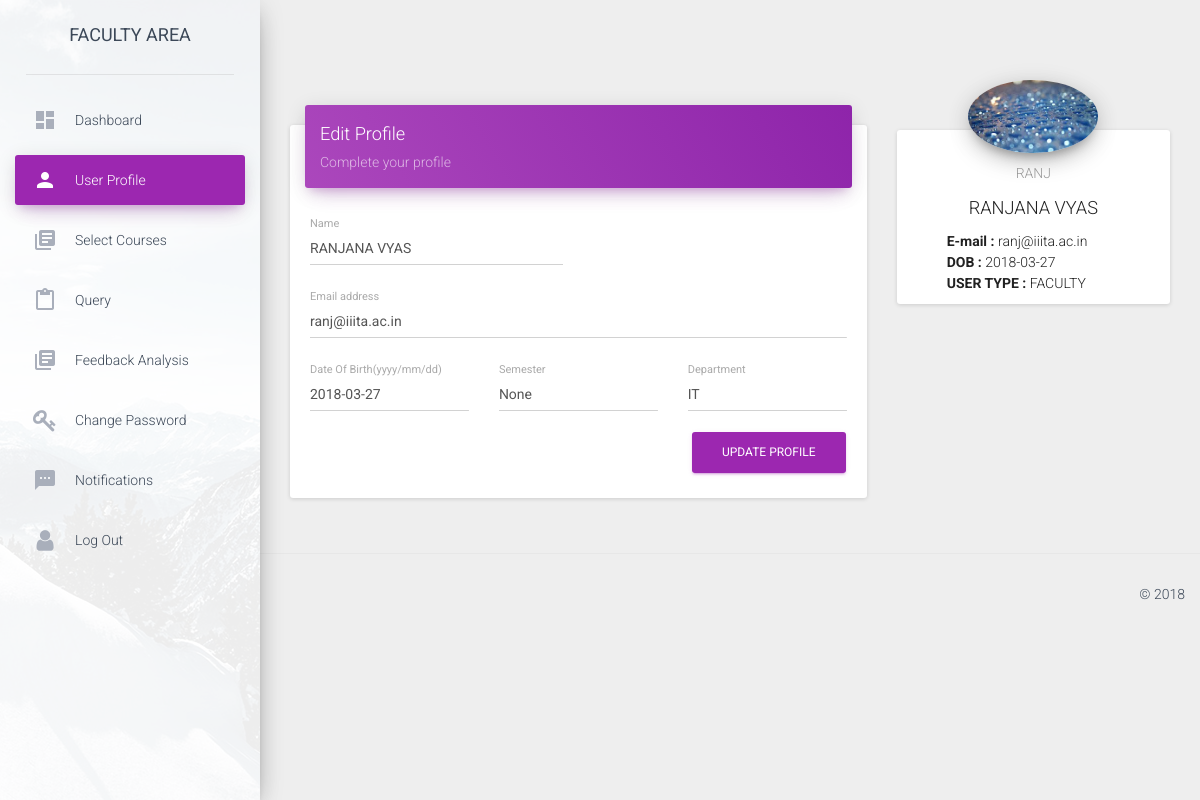
The app's page /profile/1 (signed in), older data.
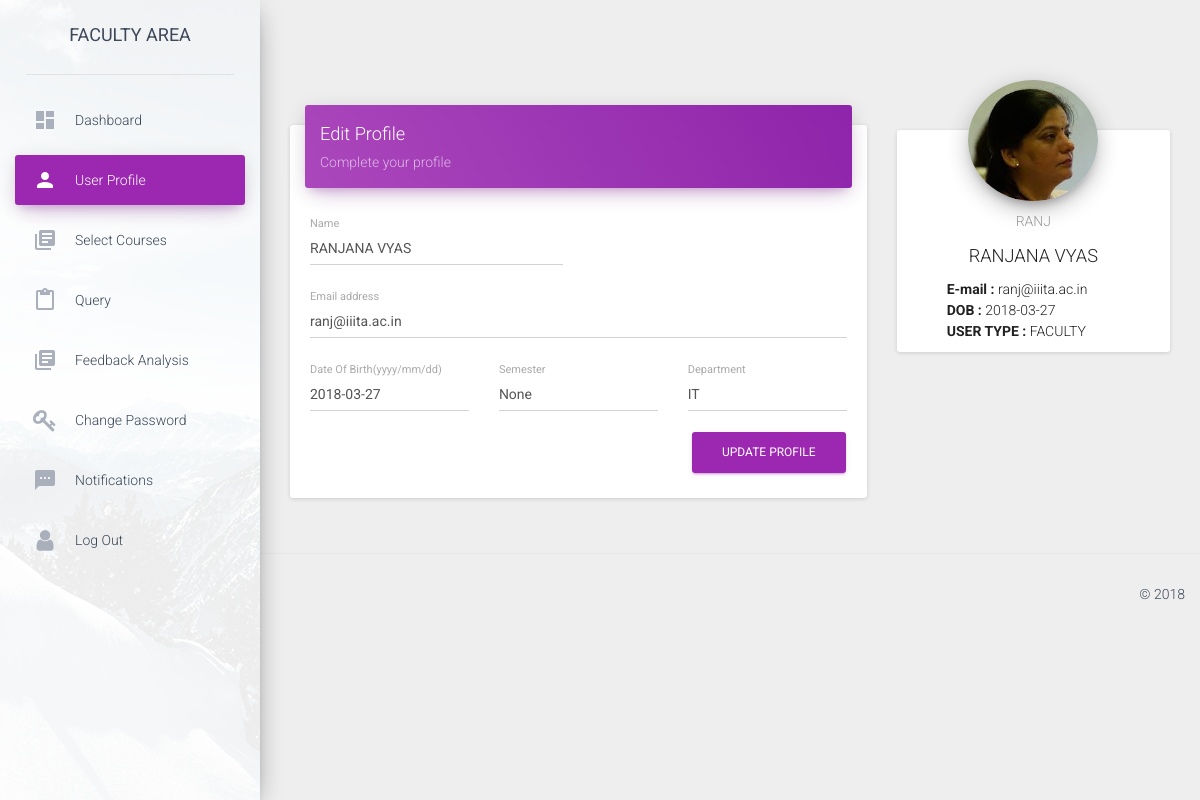
The same page, newer data.
### app.py (models this page shows)
class users(db.Model):
	__tablename__ = 'users'
	column_display_pk = True
	email = db.Column(db.String(40),primary_key=True)
	username = db.Column(db.String(40))
	name = db.Column(db.String(50))
	dob = db.Column(db.Date())
	password = db.Column(db.String(50))
	type1 = db.Column(db.String(20))
	semester = db.Column(db.Integer)
	department = db.Column(db.String(30))
	is_active = db.Column(db.Integer)
	secret_key = db.Column(db.Integer)
	image_link = db.Column(db.String(200))

### app.py (the view)
@app.route('/profile/<id>',methods = ['GET','POST'])
def profile(id=None):
	global current,type1
	message=None
	img=None
	if session.get('logged_in') :
		if request.method == 'GET':
			conn = sqlite3.connect('students.sqlite3')
			cur = conn.cursor()
			cur.execute("SELECT * FROM users WHERE username = (?)",(current,))
			users = cur.fetchone()
			cur.execute("SELECT * FROM query WHERE useremail = (?) and seen = (?) and reply_to_query != (?)",(current+"@iiita.ac.in",0,'None'))
			notifications = cur.fetchall()
			if notifications==[]:
				notifications=None
			conn.close()
			print(type1)
			return render_template("user.html",type1=type1,users=users,notifications=notifications,message=message)
		if request.method == 'POST':
			conn = sqlite3.connect('students.sqlite3')
			cur = conn.cursor()
			nm = request.form.get('name',)
			email=request.form.get('mail',)
			dob = str(request.form.get('dob',))
			sem = request.form.get('sem',)
			depart = request.form.get('depart',)
			file = request.files['file']
			if file.filename == '':
				flash('No selected file')
				return redirect(url_for('profile',id=current))
			if file:
				filename = secure_filename(file.filename)
				file.save(os.path.join(app.config['UPLOAD_FOLDER'], filename))
				img = "../upload/"+filename
			message = "profile editied successfully"
			cur.execute("UPDATE users SET name = (?) , dob = (?) , semester = (?) , department = (?), image_link = (?) WHERE username = (?)",(nm,dob,sem,depart,img,current,))
			conn.commit()
			cur.execute("SELECT * FROM users WHERE username = (?)",(current,))
			users = cur.fetchone()
			cur.execute("SELECT * FROM query WHERE useremail = (?) and seen = (?)",(id+"@iiita.ac.in",0,))
			notifications = cur.fetchall()
			if notifications==[]:
				notifications=None
			conn.close()
			return render_template("user.html",type1=type1,users=users,notifications=notifications,message=message)
	return redirect(url_for('login'))

### templates/user.html (shortened to what the changed rows need)
<!doctype html>
<html lang="en">
<head>
    <link href="../static/css/bootstrap.min.css" rel="stylesheet" />
    <link href="../static/css/material-dashboard.css?v=1.2.0" rel="stylesheet" />
    <link href="../static/css/demo.css" rel="stylesheet" />
    <link href="http://maxcdn.bootstrapcdn.com/font-awesome/latest/css/font-awesome.min.css" rel="stylesheet">
</head>
<body>
    <div class="wrapper">
        <div class="main-panel">
            <div class="content">
                <div class="container-fluid">
                    <div class="row">
                        <form id="uploadbanner" enctype="multipart/form-data" method="post" action="">
                        <div class="col-md-8">
                            <div class="card">
                                <div class="card-content">
                                        <div class="row">
                                            <div class="col-md-6">
                                                <div class="form-group label-floating">
                                                    <label class="control-label">Name</label>
                                                    <input name="name" type="text" class="form-control" value="{{users[2].upper()}}">
                                                </div>
                                            </div>
                                        </div>
					                    <div class="row">
                                            <div class="col-md-12">
                                                <div class="form-group label-floating">
                                                    <label class="control-label">Email address</label>
                                                    <input name="mail" type="email" class="form-control" value="{{users[0]}}" readonly>
                                                </div>
                                            </div>
                                        </div>
                                        <div class="row">
                                            <div class="col-md-4">
                                                <div class="form-group label-floating">
                                                    <label class="control-label">Date Of Birth(yyyy/mm/dd)</label>
                                                    <input name="dob" type="text" class="form-control" value="{{users[3].upper()}}">
                                                </div>
                                            </div>
                                            <div class="col-md-4">
                                                <div class="form-group label-floating">
                                                    <label class="control-label">Semester</label>
                                                    <input name="sem" type="text" class="form-control" value="{{users[6]}}">
                                                </div>
                                            </div>
                                            <div class="col-md-4">
                                                <div class="form-group label-floating">
                                                    <label class="control-label">Department</label>
                                                    <input name="depart" type="text" class="form-control" value="{{users[7]}}">
                                                </div>
                                            </div>
                                        </div>
                                </div>
                            </div>
                        </div>
                        <div class="col-md-4">
                            <div class="card card-profile">
                                <div class="card-avatar">
                                        <img id="proimg" class="img" src="../static/upload/{{users[10]}}" />
                                </div>
                                <div class="content">
                                    <h6 class="category text-gray">{{users[1].upper()}}</h6>
                                    <h4 class="card-title">{{users[2].upper()}}</h4>
                                    <p style = "text-align: left; padding-left: 50px">
                                        <strong>    E-mail    : </strong> {{users[0]}} <br>
                                        <strong>    DOB       : </strong> {{users[3].upper()}} <br>
                                        <strong>    USER TYPE : </strong> {{users[5].upper()}} <br>
                                    </p>
                                </div>
                            </div>
                        </div>
                        </form>
                    </div>
                </div>
            </div>
        </div>
    </div>
</body>
</html>

Row changes from the older to the newer data that the page shows:
changed users "RANJANA VYAS": image_link: a different picture
